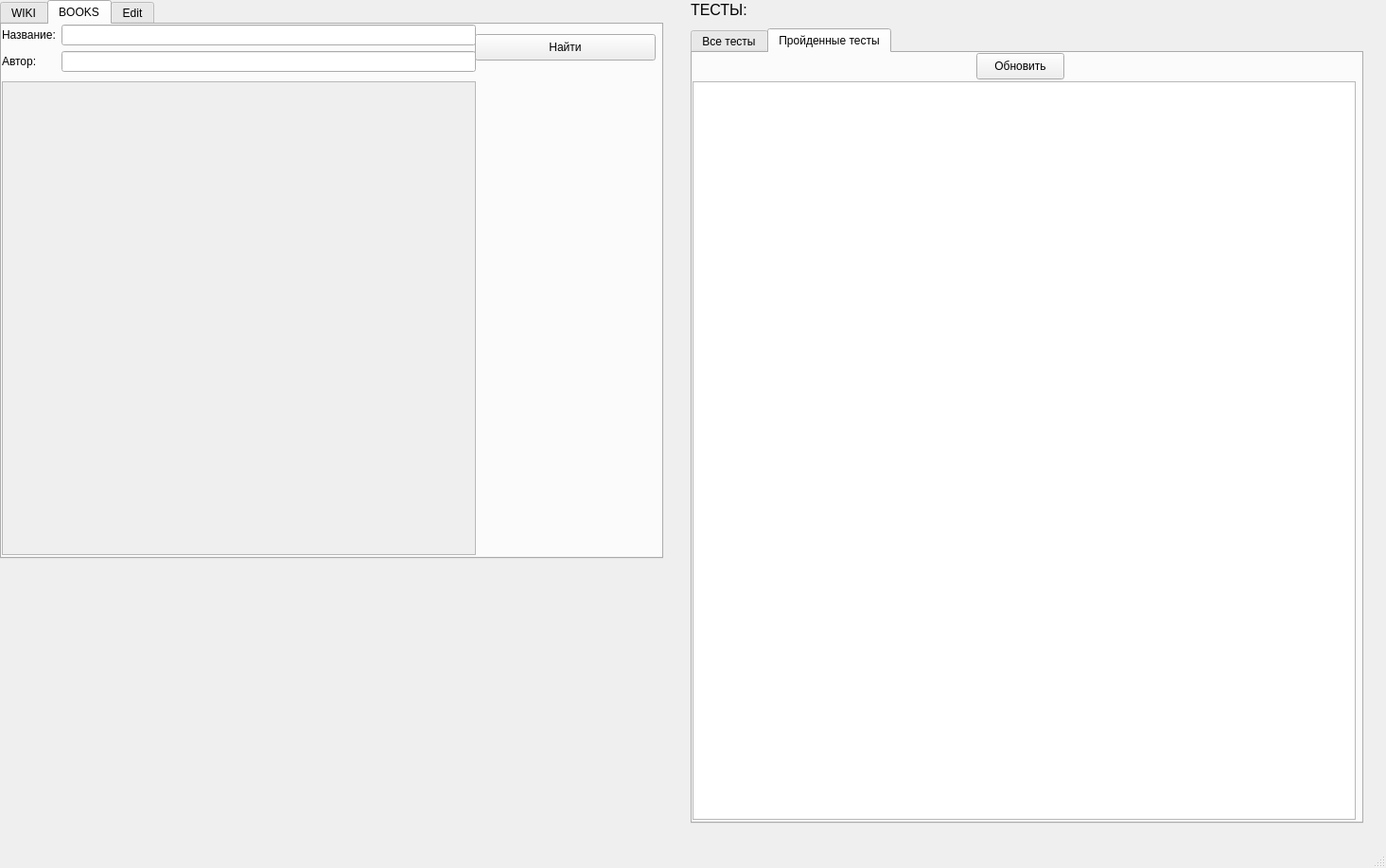
<?xml version="1.0" encoding="UTF-8"?>
<ui version="4.0">
 <class>MainWindow</class>
 <widget class="QMainWindow" name="MainWindow">
  <property name="geometry">
   <rect>
    <x>0</x>
    <y>0</y>
    <width>1465</width>
    <height>918</height>
   </rect>
  </property>
  <property name="windowTitle">
   <string>MainWindow</string>
  </property>
  <widget class="QWidget" name="centralwidget">
   <widget class="QTabWidget" name="tabWidget">
    <property name="geometry">
     <rect>
      <x>0</x>
      <y>0</y>
      <width>701</width>
      <height>591</height>
     </rect>
    </property>
    <property name="currentIndex">
     <number>1</number>
    </property>
    <widget class="QWidget" name="tab">
     <attribute name="title">
      <string>WIKI</string>
     </attribute>
     <widget class="QLineEdit" name="wikiLine">
      <property name="geometry">
       <rect>
        <x>0</x>
        <y>30</y>
        <width>451</width>
        <height>41</height>
       </rect>
      </property>
      <property name="font">
       <font>
        <pointsize>12</pointsize>
       </font>
      </property>
      <property name="text">
       <string/>
      </property>
     </widget>
     <widget class="QTextEdit" name="wikiText">
      <property name="geometry">
       <rect>
        <x>0</x>
        <y>190</y>
        <width>461</width>
        <height>321</height>
       </rect>
      </property>
      <property name="readOnly">
       <bool>true</bool>
      </property>
      <property name="html">
       <string>&lt;!DOCTYPE HTML PUBLIC &quot;-//W3C//DTD HTML 4.0//EN&quot; &quot;http://www.w3.org/TR/REC-html40/strict.dtd&quot;&gt;
&lt;html&gt;&lt;head&gt;&lt;meta name=&quot;qrichtext&quot; content=&quot;1&quot; /&gt;&lt;style type=&quot;text/css&quot;&gt;
p, li { white-space: pre-wrap; }
&lt;/style&gt;&lt;/head&gt;&lt;body style=&quot; font-family:'MS Shell Dlg 2'; font-size:7.8pt; font-weight:400; font-style:normal;&quot;&gt;
&lt;p style=&quot;-qt-paragraph-type:empty; margin-top:0px; margin-bottom:0px; margin-left:0px; margin-right:0px; -qt-block-indent:0; text-indent:0px;&quot;&gt;&lt;br /&gt;&lt;/p&gt;&lt;/body&gt;&lt;/html&gt;</string>
      </property>
     </widget>
     <widget class="QLabel" name="label">
      <property name="geometry">
       <rect>
        <x>0</x>
        <y>0</y>
        <width>151</width>
        <height>31</height>
       </rect>
      </property>
      <property name="font">
       <font>
        <pointsize>12</pointsize>
       </font>
      </property>
      <property name="text">
       <string>Введите слово:</string>
      </property>
     </widget>
     <widget class="QLabel" name="label_2">
      <property name="geometry">
       <rect>
        <x>0</x>
        <y>150</y>
        <width>151</width>
        <height>31</height>
       </rect>
      </property>
      <property name="font">
       <font>
        <pointsize>12</pointsize>
       </font>
      </property>
      <property name="text">
       <string>Определение:</string>
      </property>
     </widget>
     <widget class="QPushButton" name="wikiGet">
      <property name="geometry">
       <rect>
        <x>0</x>
        <y>90</y>
        <width>141</width>
        <height>31</height>
       </rect>
      </property>
      <property name="font">
       <font>
        <pointsize>12</pointsize>
       </font>
      </property>
      <property name="text">
       <string>Найти</string>
      </property>
     </widget>
    </widget>
    <widget class="QWidget" name="tab_2">
     <attribute name="title">
      <string>BOOKS</string>
     </attribute>
     <widget class="QWidget" name="formLayoutWidget">
      <property name="geometry">
       <rect>
        <x>0</x>
        <y>0</y>
        <width>501</width>
        <height>61</height>
       </rect>
      </property>
      <layout class="QFormLayout" name="formLayout">
       <item row="0" column="0">
        <widget class="QLabel" name="label_4">
         <property name="text">
          <string>Название:</string>
         </property>
        </widget>
       </item>
       <item row="1" column="0">
        <widget class="QLabel" name="label_3">
         <property name="text">
          <string>Автор:</string>
         </property>
        </widget>
       </item>
       <item row="0" column="1">
        <widget class="QLineEdit" name="nameEdit"/>
       </item>
       <item row="1" column="1">
        <widget class="QLineEdit" name="authorEdit">
         <property name="text">
          <string/>
         </property>
        </widget>
       </item>
      </layout>
     </widget>
     <widget class="QPushButton" name="find_btn">
      <property name="geometry">
       <rect>
        <x>500</x>
        <y>10</y>
        <width>191</width>
        <height>28</height>
       </rect>
      </property>
      <property name="text">
       <string>Найти</string>
      </property>
     </widget>
     <widget class="QScrollArea" name="scrollArea">
      <property name="geometry">
       <rect>
        <x>0</x>
        <y>60</y>
        <width>501</width>
        <height>501</height>
       </rect>
      </property>
      <property name="widgetResizable">
       <bool>true</bool>
      </property>
      <widget class="QWidget" name="scrollAreaWidgetContents">
       <property name="geometry">
        <rect>
         <x>0</x>
         <y>0</y>
         <width>499</width>
         <height>499</height>
        </rect>
       </property>
      </widget>
     </widget>
    </widget>
    <widget class="QWidget" name="tab_3">
     <attribute name="title">
      <string>Edit</string>
     </attribute>
     <widget class="QPushButton" name="toWriteNotes">
      <property name="geometry">
       <rect>
        <x>160</x>
        <y>130</y>
        <width>351</width>
        <height>101</height>
       </rect>
      </property>
      <property name="font">
       <font>
        <pointsize>20</pointsize>
       </font>
      </property>
      <property name="text">
       <string>Писать заметки</string>
      </property>
     </widget>
     <widget class="QPushButton" name="toWriteEssay">
      <property name="geometry">
       <rect>
        <x>160</x>
        <y>300</y>
        <width>351</width>
        <height>101</height>
       </rect>
      </property>
      <property name="font">
       <font>
        <pointsize>20</pointsize>
       </font>
      </property>
      <property name="text">
       <string>Писать сочинение</string>
      </property>
     </widget>
    </widget>
   </widget>
   <widget class="QLabel" name="label_5">
    <property name="geometry">
     <rect>
      <x>730</x>
      <y>0</y>
      <width>101</width>
      <height>21</height>
     </rect>
    </property>
    <property name="font">
     <font>
      <pointsize>12</pointsize>
     </font>
    </property>
    <property name="text">
     <string>ТЕСТЫ:</string>
    </property>
   </widget>
   <widget class="QTabWidget" name="tabWidget_2">
    <property name="geometry">
     <rect>
      <x>730</x>
      <y>30</y>
      <width>711</width>
      <height>841</height>
     </rect>
    </property>
    <property name="currentIndex">
     <number>1</number>
    </property>
    <widget class="QWidget" name="tab_4">
     <attribute name="title">
      <string>Все тесты</string>
     </attribute>
     <widget class="QWidget" name="formLayoutWidget_2">
      <property name="geometry">
       <rect>
        <x>0</x>
        <y>0</y>
        <width>501</width>
        <height>31</height>
       </rect>
      </property>
      <layout class="QFormLayout" name="formLayout_2">
       <item row="0" column="0">
        <widget class="QLabel" name="label_6">
         <property name="text">
          <string>Название:</string>
         </property>
        </widget>
       </item>
       <item row="0" column="1">
        <widget class="QLineEdit" name="testName">
         <property name="text">
          <string/>
         </property>
        </widget>
       </item>
      </layout>
     </widget>
     <widget class="QPushButton" name="findTest_btn">
      <property name="geometry">
       <rect>
        <x>500</x>
        <y>0</y>
        <width>201</width>
        <height>28</height>
       </rect>
      </property>
      <property name="text">
       <string>Найти</string>
      </property>
     </widget>
     <widget class="QScrollArea" name="scrollTests">
      <property name="geometry">
       <rect>
        <x>0</x>
        <y>30</y>
        <width>701</width>
        <height>781</height>
       </rect>
      </property>
      <property name="widgetResizable">
       <bool>true</bool>
      </property>
      <widget class="QWidget" name="scrollAreaWidgetContents_2">
       <property name="geometry">
        <rect>
         <x>0</x>
         <y>0</y>
         <width>699</width>
         <height>779</height>
        </rect>
       </property>
      </widget>
     </widget>
    </widget>
    <widget class="QWidget" name="tab_5">
     <attribute name="title">
      <string>Пройденные тесты</string>
     </attribute>
     <widget class="QPushButton" name="update_btn">
      <property name="geometry">
       <rect>
        <x>300</x>
        <y>0</y>
        <width>93</width>
        <height>28</height>
       </rect>
      </property>
      <property name="text">
       <string>Обновить</string>
      </property>
     </widget>
     <widget class="QTableWidget" name="tableWidget">
      <property name="geometry">
       <rect>
        <x>0</x>
        <y>30</y>
        <width>701</width>
        <height>781</height>
       </rect>
      </property>
      <property name="rowCount">
       <number>0</number>
      </property>
      <property name="columnCount">
       <number>3</number>
      </property>
      <attribute name="horizontalHeaderVisible">
       <bool>false</bool>
      </attribute>
      <attribute name="horizontalHeaderCascadingSectionResizes">
       <bool>true</bool>
      </attribute>
      <attribute name="horizontalHeaderDefaultSectionSize">
       <number>233</number>
      </attribute>
      <attribute name="horizontalHeaderHighlightSections">
       <bool>true</bool>
      </attribute>
      <attribute name="verticalHeaderVisible">
       <bool>false</bool>
      </attribute>
      <attribute name="verticalHeaderCascadingSectionResizes">
       <bool>true</bool>
      </attribute>
      <column/>
      <column/>
      <column/>
     </widget>
    </widget>
   </widget>
  </widget>
  <widget class="QMenuBar" name="menubar">
   <property name="geometry">
    <rect>
     <x>0</x>
     <y>0</y>
     <width>1465</width>
     <height>26</height>
    </rect>
   </property>
  </widget>
  <widget class="QStatusBar" name="statusbar"/>
 </widget>
 <resources/>
 <connections/>
</ui>
